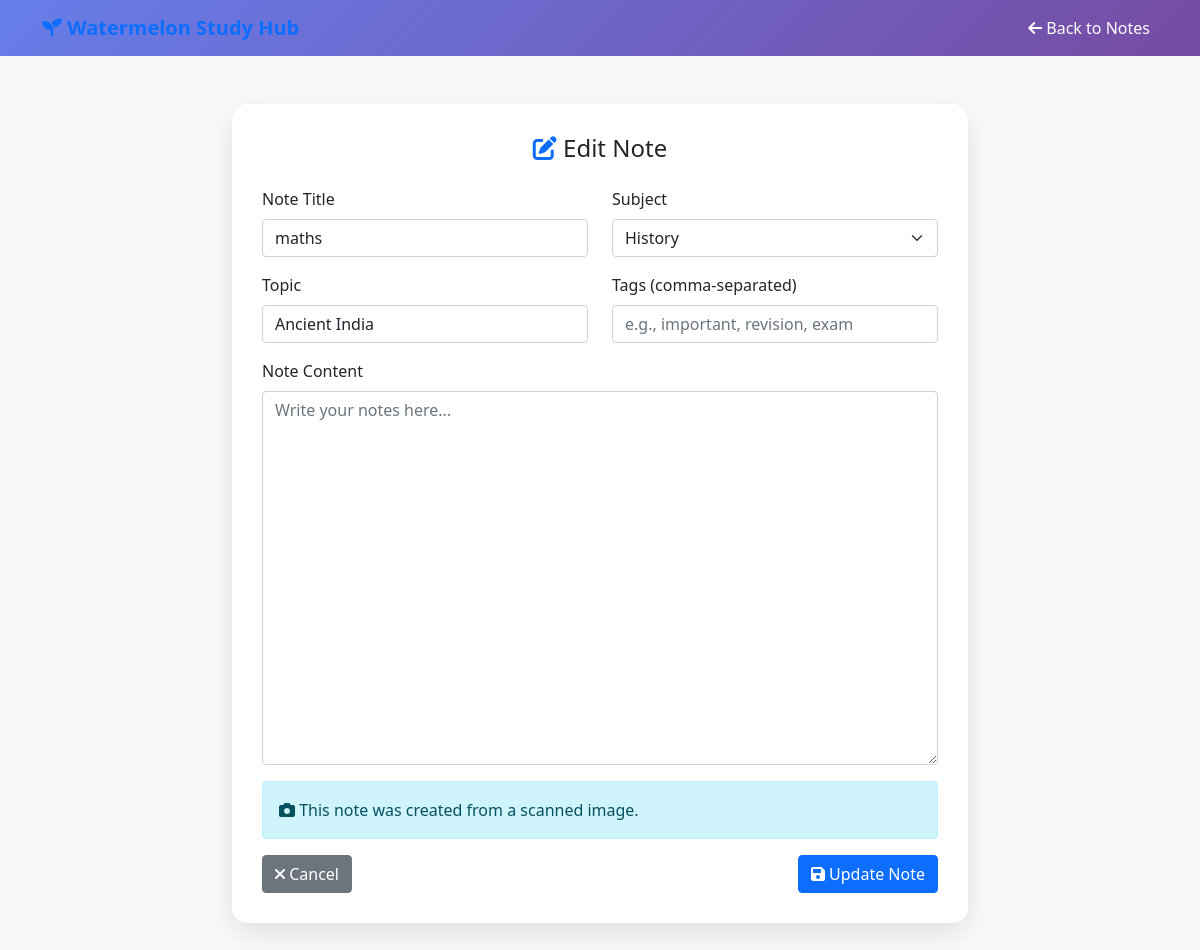
The page /notes/edit/1 (signed in) on the database its author committed.
### app.py (models this page shows)
class Note(db.Model):
    id = db.Column(db.Integer, primary_key=True)
    user_id = db.Column(db.Integer, db.ForeignKey('user.id'), nullable=False)
    title = db.Column(db.String(200), nullable=False)
    content = db.Column(db.Text, nullable=False)
    subject = db.Column(db.String(100), nullable=False)
    topic = db.Column(db.String(100), nullable=False)
    tags = db.Column(db.String(500))  # comma-separated tags
    created_at = db.Column(db.DateTime, default=lambda: datetime.now(timezone.utc))
    updated_at = db.Column(db.DateTime, default=lambda: datetime.now(timezone.utc), onupdate=lambda: datetime.now(timezone.utc))
    file_path = db.Column(db.String(500))  # for scanned images
    is_scanned = db.Column(db.Boolean, default=False)

class Subject(db.Model):
    id = db.Column(db.Integer, primary_key=True)
    name = db.Column(db.String(100), nullable=False, unique=True)
    description = db.Column(db.Text)
    created_at = db.Column(db.DateTime, default=lambda: datetime.now(timezone.utc))
    topics = db.relationship('Topic', backref='subject', lazy=True)
    questions = db.relationship('Question', backref='subject', lazy=True)

### app.py (the view, shortened to what this page needs)
@app.route("/notes/edit/<int:note_id>", methods=["GET", "POST"])
def edit_note(note_id):
    if 'user_id' not in session:
        flash("Please login to edit notes")
        return redirect(url_for('home'))
    note = Note.query.filter_by(id=note_id, user_id=session['user_id']).first()
    if not note:
        flash("Note not found")
        return redirect(url_for('view_notes'))
    subjects = Subject.query.all()
    return render_template("edit_note.html", note=note, subjects=subjects)

### templates/edit_note.html (shortened to what this page needs)
<!DOCTYPE html>
<html lang="en">
<head>
    <link href="https://cdn.jsdelivr.net/npm/bootstrap@5.1.3/dist/css/bootstrap.min.css" rel="stylesheet">
    <link href="https://cdnjs.cloudflare.com/ajax/libs/font-awesome/6.0.0/css/all.min.css" rel="stylesheet">
</head>
<body class="bg-light">
    <nav class="navbar navbar-expand-lg gradient-bg">
        <div class="container">
            <a class="navbar-brand fw-bold" href="{{ url_for('dashboard') }}">
                <i class="fas fa-seedling"></i> Watermelon Study Hub
            </a>
            <div class="navbar-nav ms-auto">
                <a class="nav-link text-white" href="{{ url_for('view_notes') }}">
                    <i class="fas fa-arrow-left"></i> Back to Notes
                </a>
            </div>
        </div>
    </nav>
    <div class="container py-5">
        <div class="row justify-content-center">
            <div class="col-md-8">
                <div class="form-container">
                    <h4 class="text-center mb-4">
                        <i class="fas fa-edit text-primary"></i> Edit Note
                    </h4>
                    <form method="POST">
                        <div class="row">
                            <div class="col-md-6 mb-3">
                                <label for="title" class="form-label">Note Title</label>
                                <input type="text" class="form-control" id="title" name="title"
                                       value="{{ note.title }}" required>
                            </div>
                            <div class="col-md-6 mb-3">
                                <label for="subject" class="form-label">Subject</label>
                                <select class="form-select" id="subject" name="subject" required onchange="loadTopics()">
                                    {% for subject in subjects %}
                                        <option value="{{ subject.name }}"
                                                {% if note.subject == subject.name %}selected{% endif %}>
                                            {{ subject.name }}
                                        </option>
                                    {% endfor %}
                                </select>
                            </div>
                        </div>
                        <div class="row">
                            <div class="col-md-6 mb-3">
                                <label for="topic" class="form-label">Topic</label>
                                <input type="text" class="form-control" id="topic" name="topic"
                                       value="{{ note.topic }}" required>
                            </div>
                            <div class="col-md-6 mb-3">
                                <label for="tags" class="form-label">Tags (comma-separated)</label>
                                <input type="text" class="form-control" id="tags" name="tags"
                                       value="{{ note.tags if note.tags else '' }}"
                                       placeholder="e.g., important, revision, exam">
                            </div>
                        </div>
                        <div class="mb-3">
                            <label for="content" class="form-label">Note Content</label>
                            <textarea class="form-control" id="content" name="content" rows="15"
                                      placeholder="Write your notes here..." required>{{ note.content }}</textarea>
                        </div>
                        {% if note.is_scanned %}
                        <div class="mb-3">
                            <div class="alert alert-info">
                                <i class="fas fa-camera"></i> This note was created from a scanned image.
                            </div>
                        </div>
                        {% endif %}
                        <div class="d-flex justify-content-between">
                            <a href="{{ url_for('view_notes') }}" class="btn btn-secondary">
                                <i class="fas fa-times"></i> Cancel
                            </a>
                            <button type="submit" class="btn btn-primary">
                                <i class="fas fa-save"></i> Update Note
                            </button>
                        </div>
                    </form>
                </div>
            </div>
        </div>
    </div>
</body>
</html>

### templates/edit_note.html (style rules this page uses)
.gradient-bg { background: linear-gradient(135deg, #667eea 0%, #764ba2 100%); color: white; }
.form-container { background: white; border-radius: 15px; padding: 30px; box-shadow: 0 10px 30px rgba(0,0,0,0.1); }

### rows shown on the page
Note: title "maths", subject "History", topic "Ancient India"
